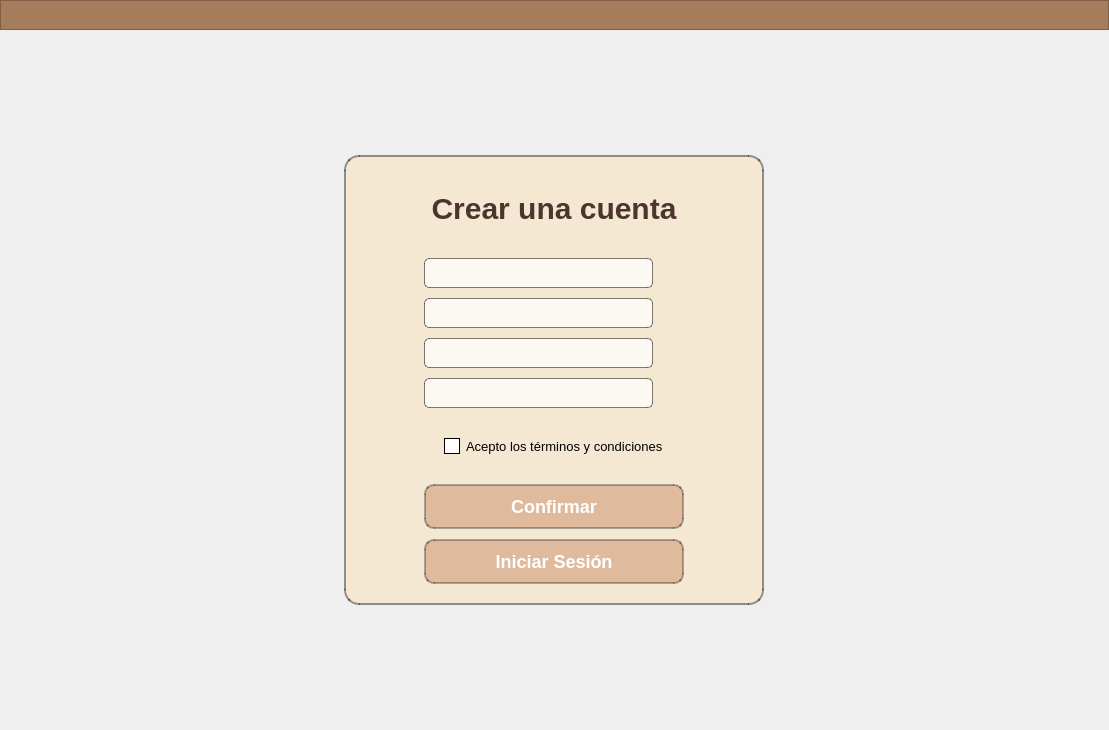
<?xml version="1.0" encoding="UTF-8"?>
<ui version="4.0">
 <class>MainWindow</class>
 <widget class="QMainWindow" name="MainWindow">
  <property name="geometry">
   <rect>
    <x>0</x>
    <y>0</y>
    <width>1109</width>
    <height>730</height>
   </rect>
  </property>
  <property name="windowTitle">
   <string>MainWindow</string>
  </property>
  <widget class="QWidget" name="centralwidget">
   <property name="styleSheet">
    <string notr="true">QWidget#centralwidget{
	border-image: url(:/cct/background.jpg);
}</string>
   </property>
   <layout class="QGridLayout" name="gridLayout">
    <property name="leftMargin">
     <number>0</number>
    </property>
    <property name="topMargin">
     <number>0</number>
    </property>
    <property name="rightMargin">
     <number>0</number>
    </property>
    <property name="bottomMargin">
     <number>0</number>
    </property>
    <property name="spacing">
     <number>0</number>
    </property>
    <item row="3" column="1">
     <spacer name="vs_1">
      <property name="orientation">
       <enum>Qt::Orientation::Vertical</enum>
      </property>
      <property name="sizeHint" stdset="0">
       <size>
        <width>20</width>
        <height>40</height>
       </size>
      </property>
     </spacer>
    </item>
    <item row="2" column="2">
     <spacer name="hs_2">
      <property name="orientation">
       <enum>Qt::Orientation::Horizontal</enum>
      </property>
      <property name="sizeHint" stdset="0">
       <size>
        <width>40</width>
        <height>20</height>
       </size>
      </property>
     </spacer>
    </item>
    <item row="1" column="1">
     <spacer name="vs_2">
      <property name="orientation">
       <enum>Qt::Orientation::Vertical</enum>
      </property>
      <property name="sizeHint" stdset="0">
       <size>
        <width>20</width>
        <height>40</height>
       </size>
      </property>
     </spacer>
    </item>
    <item row="2" column="1">
     <widget class="QWidget" name="widget" native="true">
      <property name="minimumSize">
       <size>
        <width>420</width>
        <height>450</height>
       </size>
      </property>
      <property name="maximumSize">
       <size>
        <width>16777215</width>
        <height>16777215</height>
       </size>
      </property>
      <property name="styleSheet">
       <string notr="true">QWidget#widget {
    background-color: rgba(245, 232, 208, 0.9);
    border-radius: 15px;
    border: 2px solid rgba(0, 0, 0, 0.4);
}

QLineEdit {
    padding: 5px;
    font-family: &quot;Arial&quot;;
    font-size: 14px;
    color: #4A3D2D;
	border: 1px solid rgba(0, 0, 0, 0.5);
	border-radius: 5px;
	background-color: rgba(255, 255, 255, 0.7);
}

QLineEdit:focus {
    border: 1px solid #C69C8D;
    background-color: rgba(255, 255, 255, 1);
}

QPushButton {
    background-color: rgba(220, 180, 150, 0.9);
    border: 2px solid rgba(0, 0, 0, 0.3);
    border-radius: 10px;
    padding: 10px;
    color: #ffffff;
    font-family: &quot;Arial&quot;;
    font-size: 18px;
}

QPushButton:hover {
    background-color: rgba(200, 160, 130, 1);
}

QPushButton:pressed {
    background-color: rgba(180, 140, 100, 1);
}

QLabel {
	font-size: 13px;
}

QCheckBox {
    font-size: 13px;
}
QCheckBox::indicator {
	background-color: white;
	border: 1px solid black;
    width: 14px;
    height: 14px;
}
QCheckBox::indicator:checked {
    background-color: #6D4C41;
	border: 1px solid black;
}</string>
      </property>
      <layout class="QGridLayout" name="gridLayout_3">
       <item row="0" column="0">
        <spacer name="hs_3">
         <property name="orientation">
          <enum>Qt::Orientation::Horizontal</enum>
         </property>
         <property name="sizeHint" stdset="0">
          <size>
           <width>40</width>
           <height>20</height>
          </size>
         </property>
        </spacer>
       </item>
       <item row="3" column="3">
        <widget class="QLabel" name="password_label">
         <property name="maximumSize">
          <size>
           <width>25</width>
           <height>25</height>
          </size>
         </property>
         <property name="styleSheet">
          <string notr="true">border-image: url(:/cct/candado.png);</string>
         </property>
         <property name="text">
          <string/>
         </property>
        </widget>
       </item>
       <item row="5" column="1" colspan="3">
        <widget class="QCheckBox" name="terms_checkbox">
         <property name="font">
          <font>
           <family>Arial</family>
           <pointsize>-1</pointsize>
           <underline>false</underline>
          </font>
         </property>
         <property name="layoutDirection">
          <enum>Qt::LayoutDirection::LeftToRight</enum>
         </property>
         <property name="autoFillBackground">
          <bool>false</bool>
         </property>
         <property name="styleSheet">
          <string notr="true">QCheckBox {
	color: rgb(0, 0, 0);
	height: 15px;
	padding: 20px;
}

QCheckBox::indicator {
	background-color: white;
	border: 1px solid black;
    width: 14px;
    height: 14px;
}
QCheckBox::indicator:checked {
    background-color: #6D4C41;
	border: 1px solid black;
}</string>
         </property>
         <property name="text">
          <string>Acepto los términos y condiciones</string>
         </property>
        </widget>
       </item>
       <item row="1" column="3">
        <widget class="QLabel" name="user_icon">
         <property name="maximumSize">
          <size>
           <width>25</width>
           <height>25</height>
          </size>
         </property>
         <property name="styleSheet">
          <string notr="true">border-image: url(:/cct/usuario.png);
</string>
         </property>
         <property name="text">
          <string/>
         </property>
        </widget>
       </item>
       <item row="6" column="1" colspan="3">
        <widget class="QPushButton" name="register_button">
         <property name="font">
          <font>
           <family>Arial</family>
           <pointsize>-1</pointsize>
           <bold>true</bold>
          </font>
         </property>
         <property name="styleSheet">
          <string notr="true"/>
         </property>
         <property name="text">
          <string>Confirmar</string>
         </property>
        </widget>
       </item>
       <item row="1" column="1" colspan="2">
        <widget class="QLineEdit" name="user_editline">
         <property name="maximumSize">
          <size>
           <width>16777215</width>
           <height>16777215</height>
          </size>
         </property>
         <property name="styleSheet">
          <string notr="true"/>
         </property>
         <property name="alignment">
          <set>Qt::AlignmentFlag::AlignLeading|Qt::AlignmentFlag::AlignLeft|Qt::AlignmentFlag::AlignVCenter</set>
         </property>
        </widget>
       </item>
       <item row="0" column="1" colspan="3">
        <widget class="QLabel" name="tittle_label">
         <property name="minimumSize">
          <size>
           <width>0</width>
           <height>0</height>
          </size>
         </property>
         <property name="maximumSize">
          <size>
           <width>16777215</width>
           <height>80</height>
          </size>
         </property>
         <property name="font">
          <font>
           <family>Tahoma</family>
           <pointsize>-1</pointsize>
           <bold>true</bold>
          </font>
         </property>
         <property name="styleSheet">
          <string notr="true">font-size: 30px;
font-weight: bold;
color: #4E342E;
text-align: center;
</string>
         </property>
         <property name="text">
          <string>Crear una cuenta</string>
         </property>
         <property name="alignment">
          <set>Qt::AlignmentFlag::AlignCenter</set>
         </property>
        </widget>
       </item>
       <item row="3" column="1" colspan="2">
        <widget class="QLineEdit" name="password_editline">
         <property name="echoMode">
          <enum>QLineEdit::EchoMode::Password</enum>
         </property>
        </widget>
       </item>
       <item row="2" column="3">
        <widget class="QLabel" name="email_icon">
         <property name="styleSheet">
          <string notr="true">border-image: url(:/cct/carta.png);</string>
         </property>
         <property name="text">
          <string/>
         </property>
        </widget>
       </item>
       <item row="2" column="1" colspan="2">
        <widget class="QLineEdit" name="email_editline">
         <property name="maximumSize">
          <size>
           <width>16777215</width>
           <height>16777215</height>
          </size>
         </property>
         <property name="alignment">
          <set>Qt::AlignmentFlag::AlignLeading|Qt::AlignmentFlag::AlignLeft|Qt::AlignmentFlag::AlignVCenter</set>
         </property>
        </widget>
       </item>
       <item row="2" column="4">
        <spacer name="hs_4">
         <property name="orientation">
          <enum>Qt::Orientation::Horizontal</enum>
         </property>
         <property name="sizeHint" stdset="0">
          <size>
           <width>40</width>
           <height>20</height>
          </size>
         </property>
        </spacer>
       </item>
       <item row="4" column="1" colspan="2">
        <widget class="QLineEdit" name="password_confirm_editline">
         <property name="echoMode">
          <enum>QLineEdit::EchoMode::Password</enum>
         </property>
        </widget>
       </item>
       <item row="4" column="3">
        <widget class="QLabel" name="password_confirm_label">
         <property name="maximumSize">
          <size>
           <width>25</width>
           <height>25</height>
          </size>
         </property>
         <property name="styleSheet">
          <string notr="true">border-image: url(:/cct/candado.png);</string>
         </property>
         <property name="text">
          <string/>
         </property>
        </widget>
       </item>
       <item row="7" column="1" colspan="3">
        <widget class="QPushButton" name="login_button">
         <property name="font">
          <font>
           <family>Arial</family>
           <pointsize>-1</pointsize>
           <bold>true</bold>
          </font>
         </property>
         <property name="text">
          <string>Iniciar Sesión</string>
         </property>
        </widget>
       </item>
      </layout>
     </widget>
    </item>
    <item row="2" column="0">
     <spacer name="hs_1">
      <property name="orientation">
       <enum>Qt::Orientation::Horizontal</enum>
      </property>
      <property name="sizeHint" stdset="0">
       <size>
        <width>40</width>
        <height>20</height>
       </size>
      </property>
     </spacer>
    </item>
    <item row="0" column="0" colspan="3">
     <widget class="QFrame" name="frame">
      <property name="minimumSize">
       <size>
        <width>0</width>
        <height>30</height>
       </size>
      </property>
      <property name="styleSheet">
       <string notr="true">background-color: rgb(165, 125, 91);</string>
      </property>
      <property name="frameShape">
       <enum>QFrame::Shape::StyledPanel</enum>
      </property>
      <property name="frameShadow">
       <enum>QFrame::Shadow::Raised</enum>
      </property>
      <layout class="QHBoxLayout" name="horizontalLayout">
       <property name="spacing">
        <number>10</number>
       </property>
       <property name="leftMargin">
        <number>0</number>
       </property>
       <property name="topMargin">
        <number>0</number>
       </property>
       <property name="rightMargin">
        <number>10</number>
       </property>
       <property name="bottomMargin">
        <number>0</number>
       </property>
       <item>
        <spacer name="horizontalSpacer">
         <property name="orientation">
          <enum>Qt::Orientation::Horizontal</enum>
         </property>
         <property name="sizeHint" stdset="0">
          <size>
           <width>1004</width>
           <height>20</height>
          </size>
         </property>
        </spacer>
       </item>
       <item>
        <widget class="QPushButton" name="btn_minimize">
         <property name="minimumSize">
          <size>
           <width>20</width>
           <height>20</height>
          </size>
         </property>
         <property name="styleSheet">
          <string notr="true">QPushButton{
	border: 0px;
}

QPushButton:hover{
	background-color: rgb(193, 161, 136);
}</string>
         </property>
         <property name="text">
          <string/>
         </property>
         <property name="icon">
          <iconset>
           <normaloff>../../img/prueba/minus-sign.png</normaloff>../../img/prueba/minus-sign.png</iconset>
         </property>
        </widget>
       </item>
       <item>
        <widget class="QPushButton" name="btn_maximize">
         <property name="minimumSize">
          <size>
           <width>20</width>
           <height>20</height>
          </size>
         </property>
         <property name="styleSheet">
          <string notr="true">QPushButton{
	border: 0px;
}

QPushButton:hover{
	background-color: rgb(193, 161, 136);
}</string>
         </property>
         <property name="text">
          <string/>
         </property>
         <property name="icon">
          <iconset>
           <normaloff>../../img/prueba/stop.png</normaloff>../../img/prueba/stop.png</iconset>
         </property>
        </widget>
       </item>
       <item>
        <widget class="QPushButton" name="btn_close">
         <property name="minimumSize">
          <size>
           <width>20</width>
           <height>20</height>
          </size>
         </property>
         <property name="styleSheet">
          <string notr="true">QPushButton{
	border: 0px;
}

QPushButton:hover{
	background-color: rgb(193, 161, 136);
}</string>
         </property>
         <property name="text">
          <string/>
         </property>
         <property name="icon">
          <iconset>
           <normaloff>../../img/prueba/close.png</normaloff>../../img/prueba/close.png</iconset>
         </property>
        </widget>
       </item>
      </layout>
     </widget>
    </item>
   </layout>
  </widget>
 </widget>
 <resources>
  <include location="../../img/background.qrc"/>
  <include location="../../img/candadoW.qrc"/>
  <include location="../../img/correoW.qrc"/>
  <include location="../../img/usuarioW.qrc"/>
 </resources>
 <connections/>
</ui>
